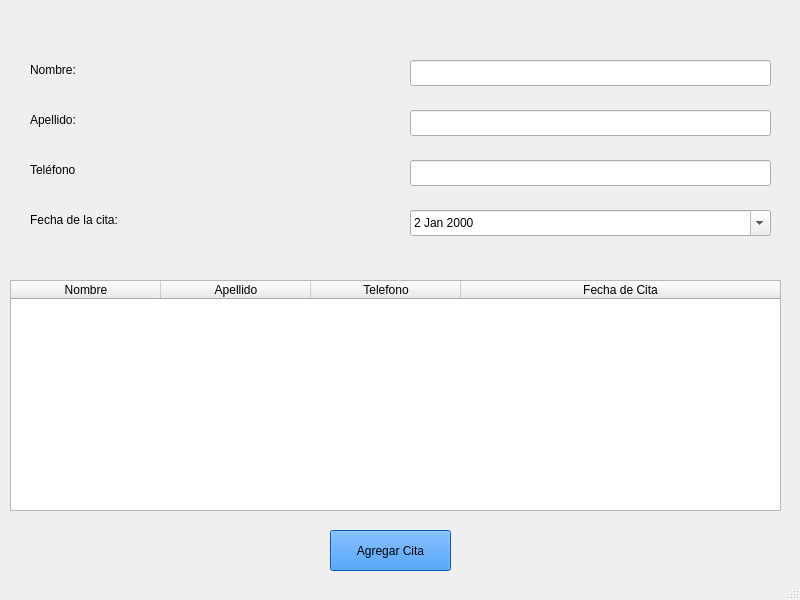
<?xml version="1.0" encoding="UTF-8"?>
<ui version="4.0">
 <class>VentanaCitas</class>
 <widget class="QMainWindow" name="VentanaCitas">
  <property name="geometry">
   <rect>
    <x>0</x>
    <y>0</y>
    <width>800</width>
    <height>600</height>
   </rect>
  </property>
  <property name="windowTitle">
   <string>Agendar Cita Médica</string>
  </property>
  <widget class="QWidget" name="centralwidget">
   <widget class="QLabel" name="lbNombre">
    <property name="geometry">
     <rect>
      <x>30</x>
      <y>60</y>
      <width>141</width>
      <height>20</height>
     </rect>
    </property>
    <property name="styleSheet">
     <string notr="true">font: 700 12pt &quot;Segoe UI&quot;;</string>
    </property>
    <property name="text">
     <string>Nombre:</string>
    </property>
   </widget>
   <widget class="QLabel" name="lbApellido">
    <property name="geometry">
     <rect>
      <x>30</x>
      <y>110</y>
      <width>91</width>
      <height>20</height>
     </rect>
    </property>
    <property name="styleSheet">
     <string notr="true">font: 700 12pt &quot;Segoe UI&quot;;</string>
    </property>
    <property name="text">
     <string>Apellido: </string>
    </property>
   </widget>
   <widget class="QLabel" name="lbTlf">
    <property name="geometry">
     <rect>
      <x>30</x>
      <y>160</y>
      <width>101</width>
      <height>20</height>
     </rect>
    </property>
    <property name="styleSheet">
     <string notr="true">font: 700 12pt &quot;Segoe UI&quot;;</string>
    </property>
    <property name="text">
     <string>Teléfono</string>
    </property>
   </widget>
   <widget class="QLabel" name="lbfecha">
    <property name="geometry">
     <rect>
      <x>30</x>
      <y>210</y>
      <width>181</width>
      <height>20</height>
     </rect>
    </property>
    <property name="styleSheet">
     <string notr="true">font: 700 12pt &quot;Segoe UI&quot;;</string>
    </property>
    <property name="text">
     <string>Fecha de la cita: </string>
    </property>
   </widget>
   <widget class="QLineEdit" name="leNombre">
    <property name="geometry">
     <rect>
      <x>410</x>
      <y>60</y>
      <width>361</width>
      <height>26</height>
     </rect>
    </property>
   </widget>
   <widget class="QLineEdit" name="leApellido">
    <property name="geometry">
     <rect>
      <x>410</x>
      <y>110</y>
      <width>361</width>
      <height>26</height>
     </rect>
    </property>
   </widget>
   <widget class="QLineEdit" name="leTlf">
    <property name="geometry">
     <rect>
      <x>410</x>
      <y>160</y>
      <width>361</width>
      <height>26</height>
     </rect>
    </property>
   </widget>
   <widget class="QDateEdit" name="dateEdit">
    <property name="geometry">
     <rect>
      <x>410</x>
      <y>210</y>
      <width>361</width>
      <height>26</height>
     </rect>
    </property>
    <property name="keyboardTracking">
     <bool>false</bool>
    </property>
    <property name="dateTime">
     <datetime>
      <hour>0</hour>
      <minute>0</minute>
      <second>10</second>
      <year>2000</year>
      <month>1</month>
      <day>2</day>
     </datetime>
    </property>
    <property name="calendarPopup">
     <bool>true</bool>
    </property>
   </widget>
   <widget class="QTableWidget" name="tabla">
    <property name="geometry">
     <rect>
      <x>10</x>
      <y>280</y>
      <width>771</width>
      <height>231</height>
     </rect>
    </property>
    <property name="columnCount">
     <number>4</number>
    </property>
    <attribute name="horizontalHeaderVisible">
     <bool>true</bool>
    </attribute>
    <attribute name="horizontalHeaderCascadingSectionResizes">
     <bool>false</bool>
    </attribute>
    <attribute name="horizontalHeaderDefaultSectionSize">
     <number>150</number>
    </attribute>
    <attribute name="horizontalHeaderHighlightSections">
     <bool>false</bool>
    </attribute>
    <attribute name="horizontalHeaderShowSortIndicator" stdset="0">
     <bool>false</bool>
    </attribute>
    <attribute name="horizontalHeaderStretchLastSection">
     <bool>true</bool>
    </attribute>
    <attribute name="verticalHeaderVisible">
     <bool>true</bool>
    </attribute>
    <column>
     <property name="text">
      <string>Nombre</string>
     </property>
     <property name="font">
      <font>
       <underline>false</underline>
      </font>
     </property>
    </column>
    <column>
     <property name="text">
      <string>Apellido</string>
     </property>
    </column>
    <column>
     <property name="text">
      <string>Telefono</string>
     </property>
    </column>
    <column>
     <property name="text">
      <string>Fecha de Cita</string>
     </property>
    </column>
   </widget>
   <widget class="QPushButton" name="btnAgregar">
    <property name="geometry">
     <rect>
      <x>330</x>
      <y>530</y>
      <width>121</width>
      <height>41</height>
     </rect>
    </property>
    <property name="styleSheet">
     <string notr="true">background-color: rgb(0, 123, 255);</string>
    </property>
    <property name="text">
     <string>Agregar Cita</string>
    </property>
   </widget>
  </widget>
  <widget class="QStatusBar" name="statusbar"/>
 </widget>
 <resources/>
 <connections/>
 <slots>
  <slot>AgregarCita()</slot>
  <slot>slot2()</slot>
 </slots>
</ui>
